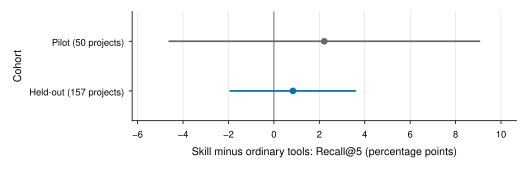

Write Python code to recreate this figure.
# /// script
# requires-python = ">=3.10"
# dependencies = ["matplotlib==3.11.2", "numpy"]
# ///
"""Plot the measured primary comparison. Run with uv run --no-project."""
import json
from pathlib import Path
from orx_figstyle import BASELINE, PALETTE, TEXT, figure, save, use_style

HERE = Path(__file__).resolve().parent

def main():
    paths = [HERE.parents[1] / "scholarcatalyst-pilot/data/replication.json",
             HERE.parent / "data/held-out.json"]
    reports = [json.loads(path.read_text()) for path in paths]
    if not all(report["complete"] for report in reports):
        raise ValueError("An incomplete experiment cannot support this comparison plot.")
    values = [report["paired_comparisons"]["orx_skill_minus_plain_tools"]
              ["balanced_pilot"]["recall@5"] for report in reports]
    use_style()
    fig, ax = figure(width=TEXT, ratio=0.32)
    ax.axvline(0, color=BASELINE, linewidth=0.8)
    labels = ["Pilot (50 projects)", "Held-out (157 projects)"]
    for y, value in enumerate(values):
        mean = value["mean_delta"] * 100
        lo, hi = [x * 100 for x in value["interval_95"]]
        color = PALETTE["blue"] if y == 1 else "#666666"
        ax.plot([lo, hi], [y, y], color=color, linewidth=1.3)
        ax.plot(mean, y, "o", color=color, markersize=4)
    ax.set_yticks([0, 1], labels)
    ax.set_ylim(-0.6, 1.6)
    ax.invert_yaxis()
    ax.set_xlabel("Skill minus ordinary tools: Recall@5 (percentage points)")
    ax.set_ylabel("Cohort")
    ax.grid(axis="x")
    ax.grid(axis="y", visible=False)
    ax.margins(x=0.12)
    fig.tight_layout()
    save(fig, str(HERE / "paired-recall"))
    svg = HERE / "paired-recall.svg"
    svg.write_text("\n".join(line.rstrip() for line in svg.read_text().splitlines()) + "\n")
    fig.savefig("/tmp/scholarcatalyst-expanded-preview.png", dpi=180)

if __name__ == "__main__":
    main()
